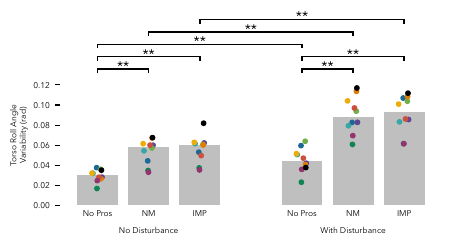

Write the Python code that produced this figure.
import numpy as np
import matplotlib as mpl
from matplotlib import rc
import scipy.io as sio
import pdb
mpl.use("pgf")
import matplotlib.pyplot as plt
import matplotlib.transforms as transforms
import pandas
from palettable.cartocolors.qualitative import Prism_9 as color_pallette
import sys
import sys 
sys.path.append('..')
from sigstars import add_barplot_sigstars
#import omnigraffle

pgf_with_custom_preamble = {
    "pgf.texsystem": "xelatex",
    "font.family": "sans-serif", # use san serif/main font for text elements
    "font.size": 8,
    "text.usetex": False,    # use inline math for ticks
    "pgf.rcfonts": False,   
    "pgf.preamble": [
        r"\usepackage{amsmath}",
        r"\usepackage{fontspec}",
        r"\setmainfont{Avenir Next}",
        r"\setsansfont{Avenir Next}",
    ]
}
mpl.rcParams.update(pgf_with_custom_preamble)

#colors = [color_pallette.mpl_colors[i] 
#    for i in range(len(color_pallette.mpl_colors)) if i != 7]
colors = color_pallette.mpl_colors
colors.append((0., 0., 0.))

data = sio.loadmat('torso_variability.mat', squeeze_me=True)

fig, ax = plt.subplots(1, 1, figsize=(4.5,3))

ax.set_ylabel('Torso Roll Angle\nVariability (rad)')

num_subjects = 10
bar_color = [0.75, 0.75, 0.75]
x_pos = np.array((0, 1, 2, 4, 5, 6))
rand_scatter_pts = 0.05*np.random.randn(num_subjects)

ax.bar(x_pos, np.mean(data['torso_std_y'],0), color = bar_color,
    tick_label=('No Pros','NM','IMP','No Pros','NM','IMP'))
add_barplot_sigstars(ax, data['condition_combinations']-1, 
    data['p_values_torso_std_y'], x_pos, star_loc='3x3')

subject_list = range(num_subjects)
scatter_opts = {'s':10, 'zorder':10,'marker':'o'}
for i in range(6):
    ax.scatter(x_pos[i] + rand_scatter_pts, data['torso_std_y'][:,i], 
        color=colors, **scatter_opts)

trans = transforms.blended_transform_factory(ax.transData, ax.transAxes)
group_label_props = {'horizontalalignment':'center', 
    'verticalalignment':'center', 'transform':trans,
    'clip_on':False}
group_label_pos = -0.2;
ax.text(1, group_label_pos, 'No Disturbance', **group_label_props)
ax.text(5, group_label_pos, 'With Disturbance', **group_label_props)

#turn off all spines
ax.spines['top'].set_visible(False)
ax.spines['right'].set_visible(False)
ax.spines['bottom'].set_visible(False)
ax.spines['left'].set_visible(False)

ax.tick_params('x', which='both',length=0)

#ax.set_yticks(np.arange(0, 0.15, 0.05))

#center all axis labels in bounds

inv_data = ax.transData.inverted()
inv_axes = ax.transAxes.inverted()

try:
    ylabelpos_axes = ax.yaxis.get_label().get_position()
    ylabelpos_display = ax.transAxes.transform(ylabelpos_axes)
    ylabelpos_data = inv_data.transform(ylabelpos_display)
    ylabelpos_data[1] = (ax.get_yticks()[0] + ax.get_yticks()[-1])/2.0
    ylabelpos_display = ax.transData.transform(ylabelpos_data)
    ylabelpos_axes = inv_axes.transform(ylabelpos_display)
    ax.yaxis.get_label().set_position(ylabelpos_axes)
except:
    pass

try:
    xlabelpos_axes = ax.xaxis.get_label().get_position()
    xlabelpos_display = ax.transAxes.transform(xlabelpos_axes)
    xlabelpos_data = inv_data.transform(xlabelpos_display)
    xlabelpos_data[0] = (ax.get_xticks()[0] + ax.get_xticks()[-1])/2.0
    xlabelpos_display = ax.transData.transform(xlabelpos_data)
    xlabelpos_axes = inv_axes.transform(xlabelpos_display)
    ax.xaxis.get_label().set_position(xlabelpos_axes)
except:
    pass

fig.align_ylabels()
fig.subplots_adjust(bottom=-group_label_pos)

plt.tight_layout()

fig.savefig('treadmill_vib_torso_var_y.pdf', bbox_inches='tight')
plt.close(fig)
